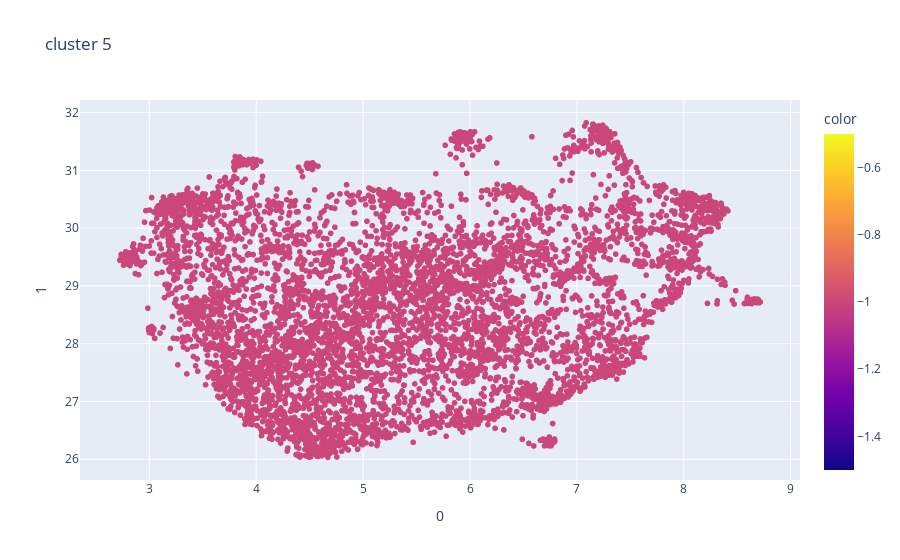

Write notebook code for a chart like this one.
### Code cell
fig = px.scatter(umap_embeddings, x=0, y=1, color = cluster_5.labels_, title='cluster 5')
fig.show()

### Figure 1 — Plotly figure (JSON) as saved in the notebook; plotly's stock layout.template omitted (floating-point values rounded to 4 significant figures; data arrays with more than 128 entries replaced by an {"elided": "..."} marker saying what was removed)
{"data": [{"hovertemplate": "0=%{x}<br>1=%{y}<br>color=%{marker.color}<extra></extra>", "legendgroup": "", "marker": {"color": {"elided": "6511 int values"}, "coloraxis": "coloraxis", "symbol": "circle"}, "mode": "markers", "name": "", "showlegend": false, "type": "scattergl", "x": {"elided": "6511 float values"}, "xaxis": "x", "y": {"elided": "6511 float values"}, "yaxis": "y"}], "layout": {"coloraxis": {"colorbar": {"title": {"text": "color"}}, "colorscale": [[0, "#0d0887"], [0.1111, "#46039f"], [0.2222, "#7201a8"], [0.3333, "#9c179e"], [0.4444, "#bd3786"], [0.5556, "#d8576b"], [0.6667, "#ed7953"], [0.7778, "#fb9f3a"], [0.8889, "#fdca26"], [1, "#f0f921"]]}, "legend": {"tracegroupgap": 0}, "title": {"text": "cluster 5"}, "xaxis": {"anchor": "y", "domain": [0, 1], "title": {"text": "0"}}, "yaxis": {"anchor": "x", "domain": [0, 1], "title": {"text": "1"}}}}
